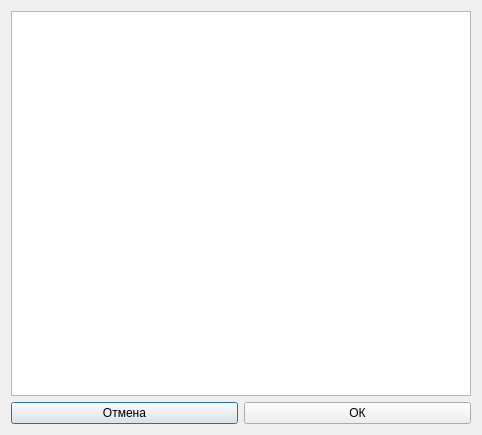
<?xml version="1.0" encoding="UTF-8"?>
<ui version="4.0">
 <class>CardanoKeyDialog</class>
 <widget class="QDialog" name="CardanoKeyDialog">
  <property name="geometry">
   <rect>
    <x>0</x>
    <y>0</y>
    <width>482</width>
    <height>435</height>
   </rect>
  </property>
  <property name="windowTitle">
   <string>Dialog</string>
  </property>
  <layout class="QGridLayout" name="gridLayout">
   <item row="0" column="0" colspan="2">
    <widget class="QTableWidget" name="keyTable"/>
   </item>
   <item row="1" column="0">
    <widget class="QPushButton" name="cancelButton">
     <property name="text">
      <string>Отмена</string>
     </property>
    </widget>
   </item>
   <item row="1" column="1">
    <widget class="QPushButton" name="okButton">
     <property name="text">
      <string>ОК</string>
     </property>
    </widget>
   </item>
  </layout>
 </widget>
 <resources/>
 <connections/>
</ui>
